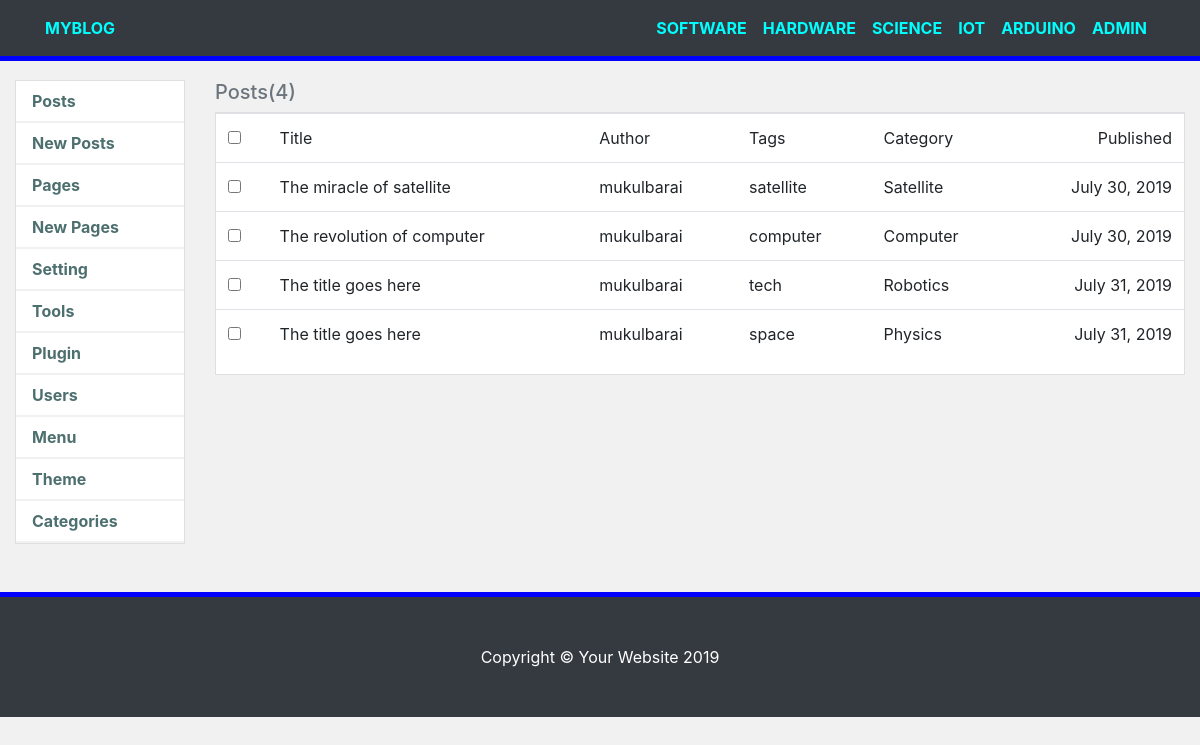
/site/admin/ (signed in), run on the app's committed database.
### blog/models.py (models this page shows, shortened)
class Menu(models.Model):
	title = models.CharField(max_length=100)
	def __str__(self): return self.title

class Post(models.Model):
	content = models.CharField(max_length=1000)
	title = models.CharField(max_length=100,
		default='The title goes here')
	author = models.ForeignKey(User,
		on_delete=models.CASCADE,related_name='post')
	image = models.CharField(max_length=1000)
	category = models.ForeignKey(Category,
		on_delete=models.CASCADE, related_name='category')
	published = models.DateField(default=date.today)
	tags = models.CharField(max_length=100, null=True)

class Category(models.Model):
	name = models.CharField(max_length=100)
	def __str__(self): return self.name
	menu = models.ForeignKey(Menu,
		on_delete=models.CASCADE, null=True)

### blog/views.py (the view)
# urls.py: path('site/admin/', views.siteAdmin, name='siteadmin'),
def siteAdmin(request):
	if not request.user.is_authenticated:
		return redirect('index')
	posts = Post.objects.all()
	categories = Category.objects.all()
	menus = Menu.objects.all()
	context = {
		'posts': posts,
		'categories': categories,
		'menus': menus
	}
	return render(request, 'admin/posts.html', context)

### blog/templates/admin/posts.html
{% extends 'admin/home.html' %}
{% block content %}
    <div class="clearfix">
      <h5 class="text-secondary" href="{% url 'posts' %}">Posts({{posts|length}})</h5>
    </div>
    <div class="card mb-4">
        <table class="table">
          <tr class="mb-1">
            <td><input type="checkbox" name=""></td>
            <td>Title</td>
            <td>Author</td>
            <td>Tags</td>
            <td>Category</td>
            <td class="text-right">Published</td>
          </tr>
          {% for post in posts %}
          <tr class="mb-1">
            <td><input type="checkbox" name=""></td>
            <td>{{post.title}}</td>
            <td>{{post.author}}</td>
            <td>{{post.tags}}</td>
            <td>{{post.category}}</td>
            <td class="text-right">{{post.published}}</td>
          </tr>
          {% endfor %}
        </table>
    </div>
{% endblock %}

### blog/templates/layouts/main.html (shortened to what this page needs)
{% load static %}
<!DOCTYPE html>
<html lang="en">
  <head>
    <link href="{% static 'css/bootstrap.min.css' %}" rel="stylesheet">
    <link href="{% static 'css/style.css' %}" rel="stylesheet">
  </head>
  <body>
    <header class="clearfix">
      <nav class="navbar navbar-expand-lg navbar-dark bg-dark fixed-top">
        <div class="container">
          <a class="navbar-brand font-bold" href="{% url 'index' %}">MYBLOG</a>
          <div class="collapse navbar-collapse" id="navbarResponsive">
            <ul class="navbar-nav ml-auto">
              {% for menu in menus %}
                <li class="nav-item">
                  <a class="nav-link text-uppercase" href="">{{menu}}</a>
                </li>
              {% endfor %}
              {% if user.is_authenticated %}
                <li class="nav-item">
                  <a href="{% url 'siteadmin' %}" class="nav-link">ADMIN</a>
                </li>
              {% endif %}
            </ul>
          </div>
        </div>
      </nav>
    </header>
    {% block main %}
    {% endblock %}
    <footer class="py-5 bg-dark" style="position: static; bottom: 0">
      <div class="container">
        <p class="m-0 text-center text-white">Copyright &copy; Your Website 2019</p>
      </div>
    </footer>
  </body>
</html>

### blog/static/css/style.css (style rules this page uses)
body { padding-top: 56px; background: #f1f1f1; }
* { border-radius: 0!important; }
.nav-link { color: aqua!important; font-weight: bold!important; }
.navbar-brand { font-size: 16px!important; color: aqua!important; font-weight: bold!important; }
.navbar { border-bottom: 5px solid blue; }
footer { border-top: 5px solid blue; }

### data on the page
Menu: title "SOFTWARE"
Menu: title "HARDWARE"
Menu: title "SCIENCE"
Menu: title "IOT"
Menu: title "ARDUINO"
Post: title "The miracle of satellite", author "mukulbarai", tags "satellite", category "Satellite", published "July 30, 2019"
Post: title "The revolution of computer", author "mukulbarai", tags "computer", category "Computer", published "July 30, 2019"
Post: title "The title goes here", author "mukulbarai", tags "tech", category "Robotics", published "July 31, 2019"
Post: title "The title goes here", author "mukulbarai", tags "space", category "Physics", published "July 31, 2019"

### other printed values
{{ posts|length }} "4"
